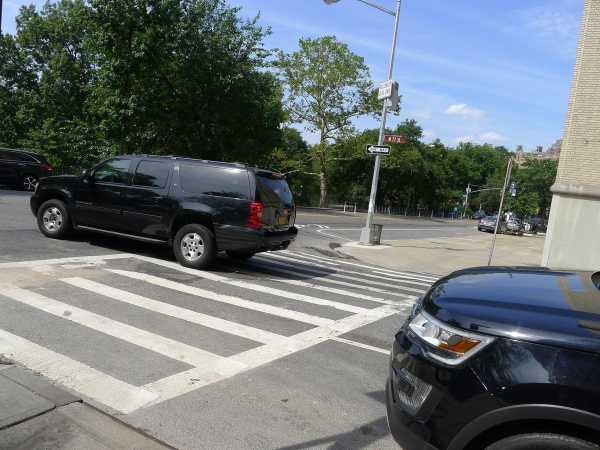
#> input picture 0.jpg, 1200 x 900 px (shown at 1/2 size); its folder holds only this picture in this run
$ jupyter execute --allow-errors demo.ipynb
#> lines starting #> are read from the running program, lines starting #| are printed output that depends on the picture
#> further down, I is the input picture: shape (900, 1200, 3); mean R, G, B 108.3, 115.8, 118.1
#> `IMG = resize(I, (800, 800, 3), mode='constant', preserve_range=True)`:
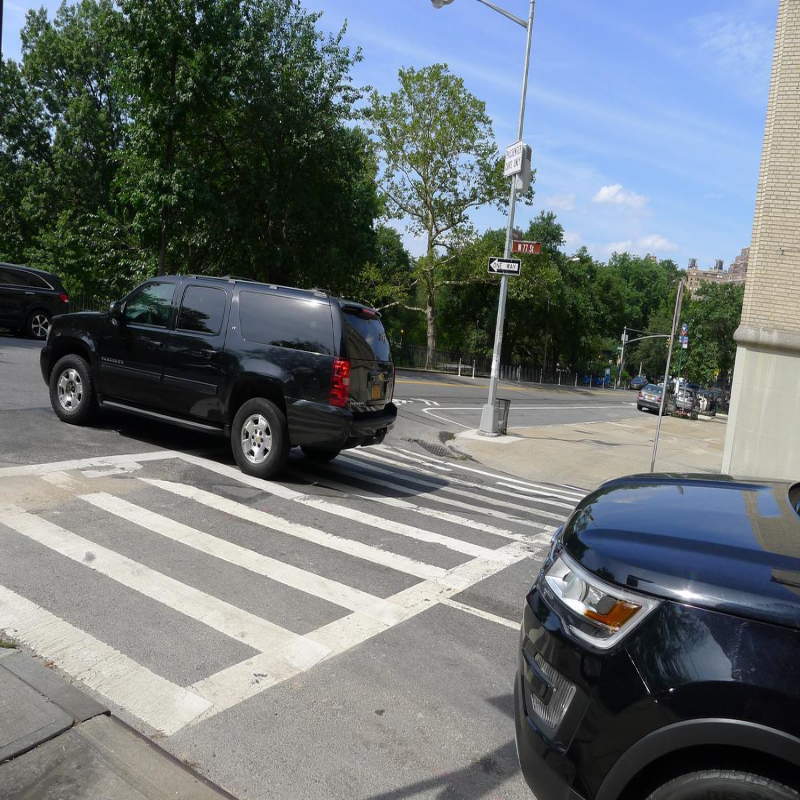
#> IMG: shape (800, 800, 3) float64; mean R, G, B 108.3, 115.8, 118.1
#> `MSK = resize(M, (800, 800, 1), mode='constant', preserve_range=True)`:
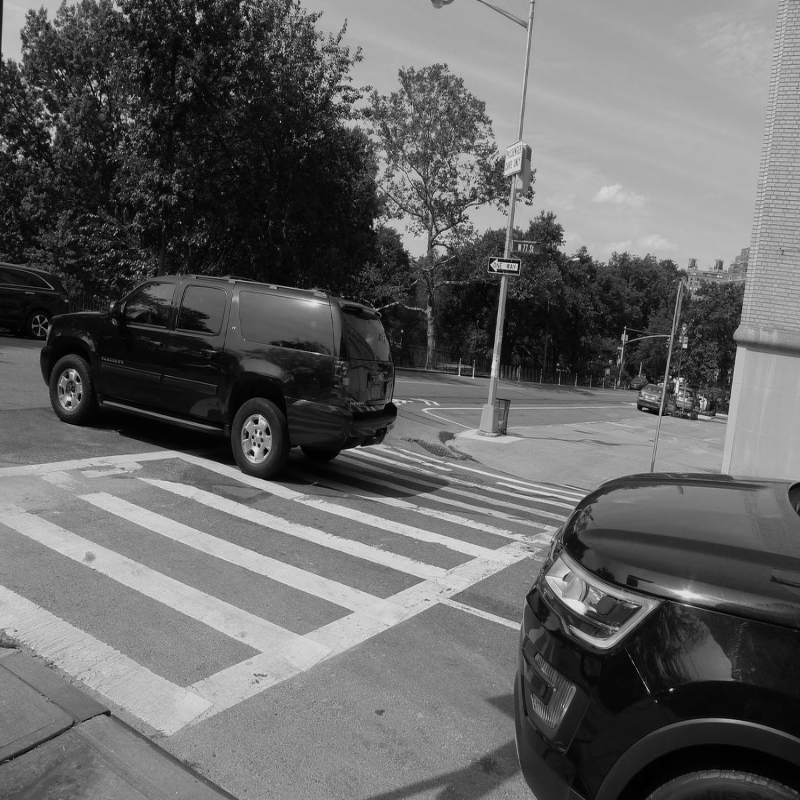
#> MSK: shape (800, 800, 1) float64; min 0.166, max 225.1, mean 101
### Unet_model.py
from keras.layers import BatchNormalization, Conv2D, Conv2DTranspose, MaxPooling2D, UpSampling2D, Input, concatenate
from keras.models import Model
# UNet Semantic Segmentation Model
# [9 lines left out: functions batchNormConv, batchNormReConv, not called in this run]

def Unet(
    input_shape,
    num_classes=1,
    num_layers=4):

    inputs = Input(input_shape)

    FILTERS_NUM = 64
    UPCONV_FILTERS_NUM = 96
    KERNEL_SIZE = (3,3)
    ACTIVATION = 'relu'
    PADDING = 'same'
    INITIAL = 'he_normal'

    conv2d_args = {
        'kernel_size': KERNEL_SIZE,
        'activation': ACTIVATION,
        'strides': (1,1),
        'padding': PADDING,
        'kernel_initializer':INITIAL
        }

    conv2d_trans_args = {
        'kernel_size':KERNEL_SIZE,
        'activation':ACTIVATION,
        'strides': (2,2),
        'padding': PADDING,
        'output_padding': (1,1)
        }

    bachnorm_momentum = 0.01


    maxpool2d_args = {
        'pool_size': (2,2),
        'strides': (2,2),
        'padding':'valid',
        }

    x = Conv2D(FILTERS_NUM, **conv2d_args)(inputs)
    c1 = batchNormConv(x, FILTERS_NUM, bachnorm_momentum, **conv2d_args)
    x = batchNormConv(c1, FILTERS_NUM, bachnorm_momentum, **conv2d_args)
    x = MaxPooling2D(**maxpool2d_args)(x)

    down_layers = []

    for l in range(num_layers):
        x = batchNormConv(x, FILTERS_NUM, bachnorm_momentum, **conv2d_args)
        x = batchNormConv(x, FILTERS_NUM, bachnorm_momentum, **conv2d_args)
        down_layers.append(x)
        x = batchNormConv(x, FILTERS_NUM, bachnorm_momentum, **conv2d_args)
        x = MaxPooling2D(**maxpool2d_args)(x)

    x = batchNormConv(x, FILTERS_NUM, bachnorm_momentum, **conv2d_args)
    x = batchNormConv(x, FILTERS_NUM, bachnorm_momentum, **conv2d_args)
    x = batchNormReConv(x, FILTERS_NUM, bachnorm_momentum, **conv2d_trans_args)

    for conv in reversed(down_layers):
        x = concatenate([x, conv])
        x = batchNormConv(x, UPCONV_FILTERS_NUM, bachnorm_momentum, **conv2d_args)
        x = batchNormConv(x, FILTERS_NUM, bachnorm_momentum, **conv2d_args)
        x = batchNormReConv(x, FILTERS_NUM, bachnorm_momentum, **conv2d_trans_args)

    x = concatenate([x, c1])
    x = batchNormConv(x, UPCONV_FILTERS_NUM, bachnorm_momentum, **conv2d_args)
    x = batchNormConv(x, FILTERS_NUM, bachnorm_momentum, **conv2d_args)

    outputs = Conv2D(num_classes, kernel_size = (1,1), strides = (1,1), activation = 'sigmoid', padding = 'valid') (x)
    model = Model(inputs = [inputs], outputs = [outputs])
    return model

### demo.ipynb
## Demo

[cell 1]
import cv2
import numpy as np
import scipy.signal
from PIL import Image
from Unet_model import Unet
import matplotlib.pyplot as plt
from skimage.transform import resize
from skimage.io import imread, imshow

[cell 2]
B1, B2 = [], []
#> (the rest of this cell did not finish here and is left out)

#> (a cell that did not finish here is left out)

#> (a cell that did not finish here is left out)

[cell 5]
testingset = []
#> testingset = []
#> (the rest of this cell did not finish here and is left out)
